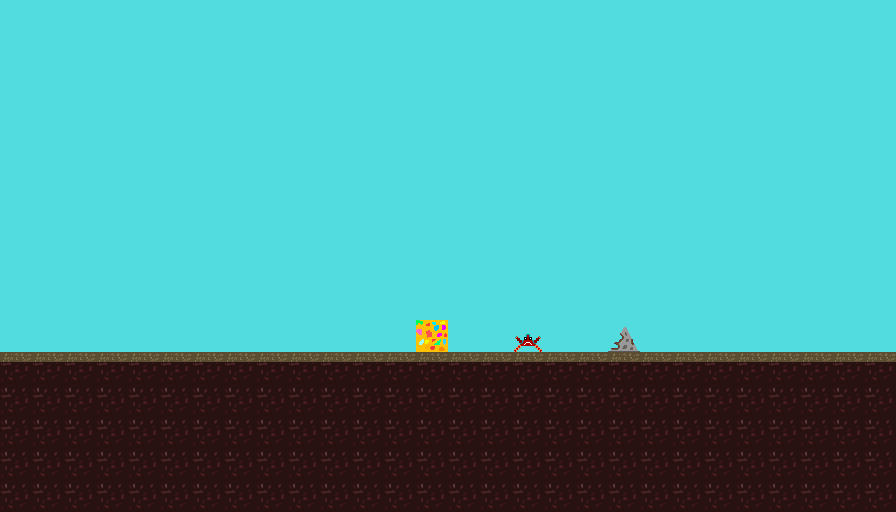

Below is a game level as drawn by its tile map, then a one-line description and the .tmx file that defines it, in full:
An orthogonal 28x16 tile map with 32x32 px tiles, 4 tile layers (BG1, FG1, Spikes, RainbowBlocks) and 1 object (Spawn).

<map version="1.2" tiledversion="1.2.4" orientation="orthogonal" renderorder="right-down" width="28" height="16" tilewidth="32" tileheight="32" infinite="0" nextlayerid="8" nextobjectid="43">
 <tileset firstgid="1" name="tiles" tilewidth="32" tileheight="32" tilecount="16" columns="4">
  <image source="../images/tiles.png" width="128" height="128" />
  <tile id="0">
   <properties>
    <property name="causeDeath" type="bool" value="false" />
    <property name="collides" type="bool" value="true" />
   </properties>
  </tile>
  <tile id="1">
   <properties>
    <property name="causeDeath" type="bool" value="false" />
    <property name="collides" type="bool" value="false" />
   </properties>
  </tile>
  <tile id="2">
   <properties>
    <property name="causeDeath" type="bool" value="false" />
    <property name="collides" type="bool" value="false" />
   </properties>
  </tile>
  <tile id="3">
   <properties>
    <property name="causeDeath" type="bool" value="false" />
    <property name="collides" type="bool" value="true" />
   </properties>
  </tile>
  <tile id="4">
   <properties>
    <property name="causeDeath" type="bool" value="false" />
    <property name="collides" type="bool" value="false" />
   </properties>
  </tile>
  <tile id="5">
   <properties>
    <property name="causeDeath" type="bool" value="false" />
    <property name="collides" type="bool" value="false" />
   </properties>
   <animation>
    <frame tileid="4" duration="200" />
    <frame tileid="5" duration="200" />
   </animation>
  </tile>
  <tile id="6">
   <properties>
    <property name="causeDeath" type="bool" value="false" />
    <property name="collides" type="bool" value="false" />
   </properties>
  </tile>
  <tile id="7">
   <properties>
    <property name="causeDeath" type="bool" value="false" />
    <property name="collides" type="bool" value="false" />
   </properties>
  </tile>
  <tile id="8">
   <properties>
    <property name="causeDeath" type="bool" value="false" />
    <property name="collides" type="bool" value="false" />
   </properties>
  </tile>
  <tile id="9">
   <properties>
    <property name="causeDeath" type="bool" value="false" />
    <property name="collides" type="bool" value="true" />
   </properties>
  </tile>
  <tile id="10">
   <properties>
    <property name="causeDeath" type="bool" value="false" />
    <property name="collides" type="bool" value="true" />
   </properties>
  </tile>
  <tile id="11">
   <properties>
    <property name="causeDeath" type="bool" value="false" />
    <property name="collides" type="bool" value="false" />
   </properties>
  </tile>
  <tile id="12">
   <properties>
    <property name="causeDeath" type="bool" value="false" />
    <property name="collides" type="bool" value="false" />
   </properties>
  </tile>
  <tile id="13">
   <properties>
    <property name="causeDeath" type="bool" value="false" />
    <property name="collides" type="bool" value="false" />
   </properties>
  </tile>
  <tile id="14">
   <properties>
    <property name="causeDeath" type="bool" value="false" />
    <property name="collides" type="bool" value="false" />
   </properties>
  </tile>
  <tile id="15">
   <properties>
    <property name="causeDeath" type="bool" value="false" />
    <property name="collides" type="bool" value="false" />
   </properties>
  </tile>
 </tileset>
 <layer id="2" name="BG1" width="28" height="16">
  <data encoding="csv">
2,2,2,2,2,2,2,2,2,2,2,2,2,2,2,2,2,2,2,2,2,2,2,2,2,2,2,2,
2,2,2,2,2,2,2,2,2,2,2,2,2,2,2,2,2,2,2,2,2,2,2,2,2,2,2,2,
2,2,2,2,2,2,2,2,2,2,2,2,2,2,2,2,2,2,2,2,2,2,2,2,2,2,2,2,
2,2,2,2,2,2,2,2,2,2,2,2,2,2,2,2,2,2,2,2,2,2,2,2,2,2,2,2,
2,2,2,2,2,2,2,2,2,2,2,2,2,2,2,2,2,2,2,2,2,2,2,2,2,2,2,2,
2,2,2,2,2,2,2,2,2,2,2,2,2,2,2,2,2,2,2,2,2,2,2,2,2,2,2,2,
2,2,2,2,2,2,2,2,2,2,2,2,2,2,2,2,2,2,2,2,2,2,2,2,2,2,2,2,
2,2,2,2,2,2,2,2,2,2,2,2,2,2,2,2,2,2,2,2,2,2,2,2,2,2,2,2,
2,2,2,2,2,2,2,2,2,2,2,2,2,2,2,2,2,2,2,2,2,2,2,2,2,2,2,2,
2,2,2,2,2,2,2,2,2,2,2,2,2,2,2,2,2,2,2,2,2,2,2,2,2,2,2,2,
2,2,2,2,2,2,2,2,2,2,2,2,2,2,2,2,2,2,2,2,2,2,2,2,2,2,2,2,
2,2,2,2,2,2,2,2,2,2,2,2,2,2,2,2,2,2,2,2,2,2,2,2,2,2,2,2,
2,2,2,2,2,2,2,2,2,2,2,2,2,2,2,2,2,2,2,2,2,2,2,2,2,2,2,2,
2,2,2,2,2,2,2,2,2,2,2,2,2,2,2,2,2,2,2,2,2,2,2,2,2,2,2,2,
2,2,2,2,2,2,2,2,2,2,2,2,2,2,2,2,2,2,2,2,2,2,2,2,2,2,2,2,
2,2,2,2,2,2,2,2,2,2,2,2,2,2,2,2,2,2,2,2,2,2,2,2,2,2,2,2
</data>
 </layer>
 <layer id="1" name="FG1" width="28" height="16">
  <data encoding="csv">
0,0,0,0,0,0,0,0,0,0,0,0,0,0,0,0,0,0,0,0,0,0,0,0,0,0,0,0,
0,0,0,0,0,0,0,0,0,0,0,0,0,0,0,0,0,0,0,0,0,0,0,0,0,0,0,0,
0,0,0,0,0,0,0,0,0,0,0,0,0,0,0,0,0,0,0,0,0,0,0,0,0,0,0,0,
0,0,0,0,0,0,0,0,0,0,0,0,0,0,0,0,0,0,0,0,0,0,0,0,0,0,0,0,
0,0,0,0,0,0,0,0,0,0,0,0,0,0,0,0,0,0,0,0,0,0,0,0,0,0,0,0,
0,0,0,0,0,0,0,0,0,0,0,0,0,0,0,0,0,0,0,0,0,0,0,0,0,0,0,0,
0,0,0,0,0,0,0,0,0,0,0,0,0,0,0,0,0,0,0,0,0,0,0,0,0,0,0,0,
0,0,0,0,0,0,0,0,0,0,0,0,0,0,0,0,0,0,0,0,0,0,0,0,0,0,0,0,
0,0,0,0,0,0,0,0,0,0,0,0,0,0,0,0,0,0,0,0,0,0,0,0,0,0,0,0,
0,0,0,0,0,0,0,0,0,0,0,0,0,0,0,0,0,0,0,0,0,0,0,0,0,0,0,0,
0,0,0,0,0,0,0,0,0,0,0,0,0,0,0,0,6,0,0,0,0,0,0,0,0,0,0,0,
11,11,11,11,11,11,11,11,11,11,11,11,11,11,11,11,11,11,11,11,11,11,11,11,11,11,11,11,
1,1,1,1,1,1,1,1,1,1,1,1,1,1,1,1,1,1,1,1,1,1,1,1,1,1,1,1,
1,1,1,1,1,1,1,1,1,1,1,1,1,1,1,1,1,1,1,1,1,1,1,1,1,1,1,1,
1,1,1,1,1,1,1,1,1,1,1,1,1,1,1,1,1,1,1,1,1,1,1,1,1,1,1,1,
1,1,1,1,1,1,1,1,1,1,1,1,1,1,1,1,1,1,1,1,1,1,1,1,1,1,1,1
</data>
 </layer>
 <layer id="7" name="Spikes" width="28" height="16">
  <data encoding="csv">
0,0,0,0,0,0,0,0,0,0,0,0,0,0,0,0,0,0,0,0,0,0,0,0,0,0,0,0,
0,0,0,0,0,0,0,0,0,0,0,0,0,0,0,0,0,0,0,0,0,0,0,0,0,0,0,0,
0,0,0,0,0,0,0,0,0,0,0,0,0,0,0,0,0,0,0,0,0,0,0,0,0,0,0,0,
0,0,0,0,0,0,0,0,0,0,0,0,0,0,0,0,0,0,0,0,0,0,0,0,0,0,0,0,
0,0,0,0,0,0,0,0,0,0,0,0,0,0,0,0,0,0,0,0,0,0,0,0,0,0,0,0,
0,0,0,0,0,0,0,0,0,0,0,0,0,0,0,0,0,0,0,0,0,0,0,0,0,0,0,0,
0,0,0,0,0,0,0,0,0,0,0,0,0,0,0,0,0,0,0,0,0,0,0,0,0,0,0,0,
0,0,0,0,0,0,0,0,0,0,0,0,0,0,0,0,0,0,0,0,0,0,0,0,0,0,0,0,
0,0,0,0,0,0,0,0,0,0,0,0,0,0,0,0,0,0,0,0,0,0,0,0,0,0,0,0,
0,0,0,0,0,0,0,0,0,0,0,0,0,0,0,0,0,0,0,0,0,0,0,0,0,0,0,0,
0,0,0,0,0,0,0,0,0,0,0,0,0,0,0,0,0,0,0,4,0,0,0,0,0,0,0,0,
0,0,0,0,0,0,0,0,0,0,0,0,0,0,0,0,0,0,0,0,0,0,0,0,0,0,0,0,
0,0,0,0,0,0,0,0,0,0,0,0,0,0,0,0,0,0,0,0,0,0,0,0,0,0,0,0,
0,0,0,0,0,0,0,0,0,0,0,0,0,0,0,0,0,0,0,0,0,0,0,0,0,0,0,0,
0,0,0,0,0,0,0,0,0,0,0,0,0,0,0,0,0,0,0,0,0,0,0,0,0,0,0,0,
0,0,0,0,0,0,0,0,0,0,0,0,0,0,0,0,0,0,0,0,0,0,0,0,0,0,0,0
</data>
 </layer>
 <layer id="7" name="RainbowBlocks" width="28" height="16">
  <data encoding="csv">
0,0,0,0,0,0,0,0,0,0,0,0,0,0,0,0,0,0,0,0,0,0,0,0,0,0,0,0,
0,0,0,0,0,0,0,0,0,0,0,0,0,0,0,0,0,0,0,0,0,0,0,0,0,0,0,0,
0,0,0,0,0,0,0,0,0,0,0,0,0,0,0,0,0,0,0,0,0,0,0,0,0,0,0,0,
0,0,0,0,0,0,0,0,0,0,0,0,0,0,0,0,0,0,0,0,0,0,0,0,0,0,0,0,
0,0,0,0,0,0,0,0,0,0,0,0,0,0,0,0,0,0,0,0,0,0,0,0,0,0,0,0,
0,0,0,0,0,0,0,0,0,0,0,0,0,0,0,0,0,0,0,0,0,0,0,0,0,0,0,0,
0,0,0,0,0,0,0,0,0,0,0,0,0,0,0,0,0,0,0,0,0,0,0,0,0,0,0,0,
0,0,0,0,0,0,0,0,0,0,0,0,0,0,0,0,0,0,0,0,0,0,0,0,0,0,0,0,
0,0,0,0,0,0,0,0,0,0,0,0,0,0,0,0,0,0,0,0,0,0,0,0,0,0,0,0,
0,0,0,0,0,0,0,0,0,0,0,0,0,0,0,0,0,0,0,0,0,0,0,0,0,0,0,0,
0,0,0,0,0,0,0,0,0,0,0,0,0,3,0,0,0,0,0,0,0,0,0,0,0,0,0,0,
0,0,0,0,0,0,0,0,0,0,0,0,0,0,0,0,0,0,0,0,0,0,0,0,0,0,0,0,
0,0,0,0,0,0,0,0,0,0,0,0,0,0,0,0,0,0,0,0,0,0,0,0,0,0,0,0,
0,0,0,0,0,0,0,0,0,0,0,0,0,0,0,0,0,0,0,0,0,0,0,0,0,0,0,0,
0,0,0,0,0,0,0,0,0,0,0,0,0,0,0,0,0,0,0,0,0,0,0,0,0,0,0,0,
0,0,0,0,0,0,0,0,0,0,0,0,0,0,0,0,0,0,0,0,0,0,0,0,0,0,0,0
</data>
 </layer>
 <objectgroup id="4" name="Objects">
  <object id="6" name="Spawn" x="31" y="256">
   <point />
  </object>
 </objectgroup>
</map>
